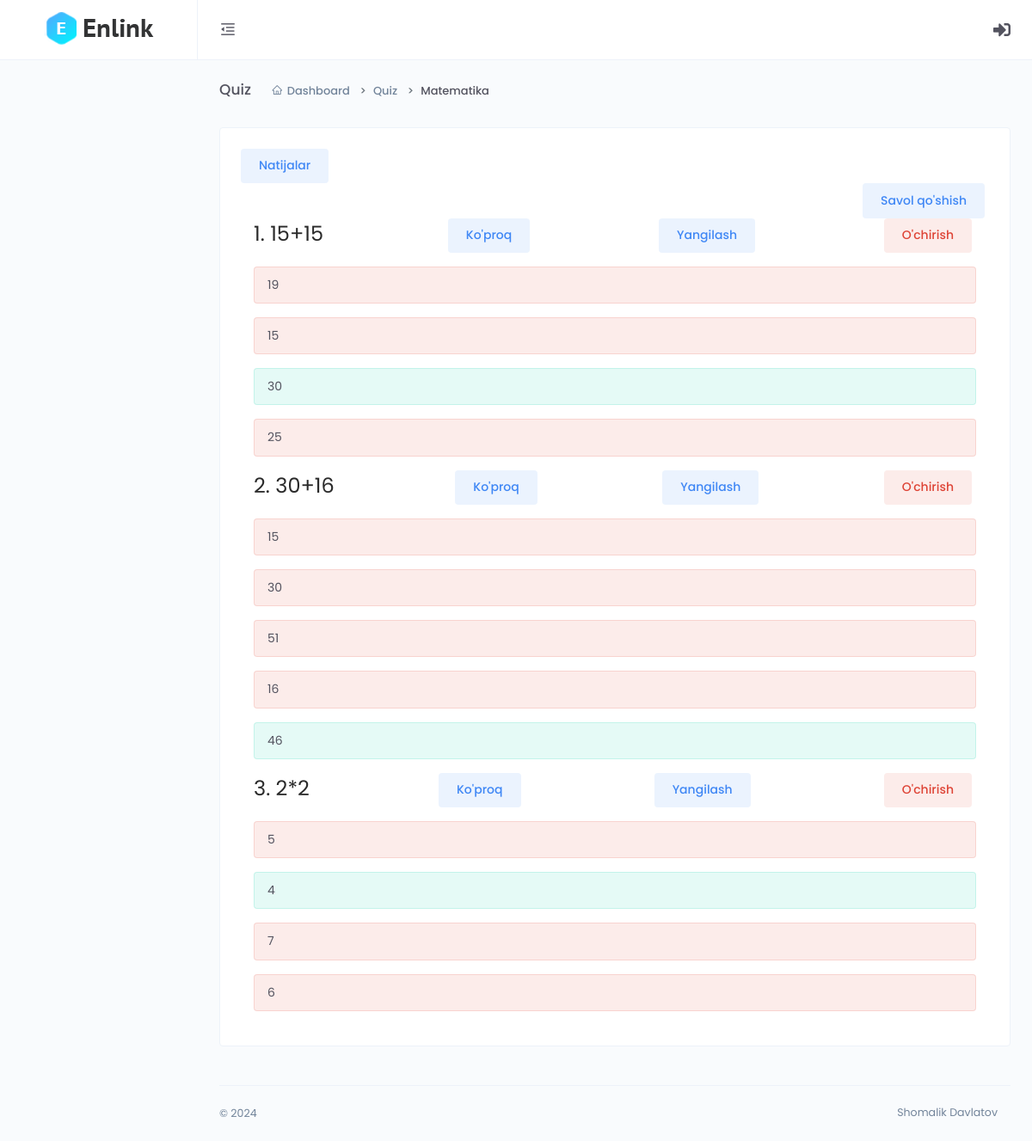
The app's page /dashboard/quiz-detail/5hFeY10fJoiEyQ9/ with its own data.
### main/models.py (models this page shows, shortened)
class CodeGenerate(models.Model):
    code = models.CharField(max_length=255, blank=True,unique=True)
    class Meta:
        abstract = True

class Quiz(CodeGenerate):
    name = models.CharField(max_length=255)
    author = models.ForeignKey(User, on_delete=models.SET_NULL, null=True)
    start_date = models.DateTimeField(null=True, blank=True)
    end_date = models.DateTimeField(null=True, blank=True)

class Question(CodeGenerate):
    name = models.CharField(max_length=255)
    quiz = models.ForeignKey(Quiz, on_delete=models.CASCADE)
    @property
    def all_options(self):
        all_options = list(Option.objects.filter(question=self))
        shuffle(all_options)
        return all_options

class Option(CodeGenerate):
    name = models.CharField(max_length=255)
    question = models.ForeignKey(Question, on_delete=models.CASCADE)
    is_correct = models.BooleanField(default=False)

### dashboard/views.py (the view)
# urls.py: path('quiz-detail/<str:code>/', views.quiz_detail, name='quiz_detail'),
def quiz_detail(request, code):
    quiz = models.Quiz.objects.get(code=code)
    questions = models.Question.objects.filter(quiz=quiz)
    context = {
        'quiz':quiz,
        'questions':questions
    }
    return render(request, 'dashboard/quiz/detail.html', context)

### templates/dashboard/quiz/detail.html (shortened to what this page needs)
{% extends 'dashboard/base.html' %}
{% block content %}
<div class="main-content">
    <div class="page-header">
        <h2 class="header-title">Quiz</h2>
        <div class="header-sub-title">
            <nav class="breadcrumb breadcrumb-dash">
                <a href="{% url 'dashboard:index' %}" class="breadcrumb-item"><i class="anticon anticon-home m-r-5"></i>Dashboard</a>
                <a class="breadcrumb-item" href="{% url 'dashboard:quiz_detail' quiz.code %}">Quiz</a>
                <span class="breadcrumb-item active">{{quiz.name}}</span>
            </nav>
        </div>
    </div>
    <div class="card">
        <div class="card-body">
            <a class="text-gray" href="{% url 'dashboard:answer_list' quiz.code %}">
                <button class="btn btn-primary btn-tone m-r-5">Natijalar</button>
            </a>
            <div class="d-flex justify-content-end">
                <a href="{% url 'dashboard:question_create' quiz.code %}"><button class="btn btn-primary btn-tone m-r-5">Savol qo'shish</button></a>
            </div>
            {% for question in questions %}
            <div class="container">
                <div class="d-flex justify-content-between" >
                    <h2 class="font-weight-normal m-b-10">{{forloop.counter}}. {{question.name}}</h2>
                    <a href="{% url 'dashboard:question_detail' question.code %}"><button class="btn btn-primary btn-tone m-r-5">Ko'proq</button></a>
                    <button style="margin-bottom: 1rem;" class="btn btn-primary btn-tone m-r-5" data-toggle="modal" data-target="#exampleModal{{forloop.counter}}">Yangilash</button>
                    <a href="{% url 'dashboard:question_delete' question.code %}"><button class="btn btn-danger btn-tone m-r-5">O'chirish</button></a>
                </div>
                {% for option in question.all_options %}
                <div class="alert alert-{% if option.is_correct %}success{% else %}danger{% endif %}">
                    <p>{{option.name}}</p>
                </div>
                {% endfor %}
            </div>
            {% endfor %}
        </div>
    </div>
</div>
{% endblock %}

### records on screen
Quiz: name "Matematika"
Question: name "15+15"
Option: name "19"
Option: name "15"
Option: name "30"
Option: name "25"
Question: name "30+16"
Option: name "15"
Option: name "30"
Option: name "51"
Option: name "16"
Option: name "46"
Question: name "2*2"
Option: name "5"
Option: name "4"
Option: name "7"
Option: name "6"
